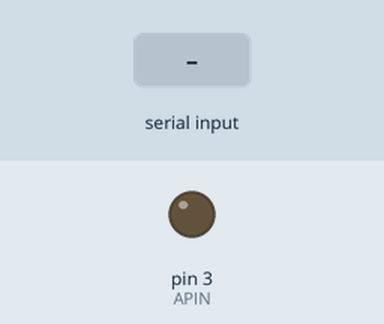
The sketch below on a simulated Arduino Uno, built with avr-gcc and run on an emulated ATmega328P. Parts: output pins drawn as LEDs (lit = HIGH). The inputs (shaded band) are chosen by the test bench.

Above: at 1.2 s.
1.3 s: "90,45;" received over Serial
At 1.7 s:
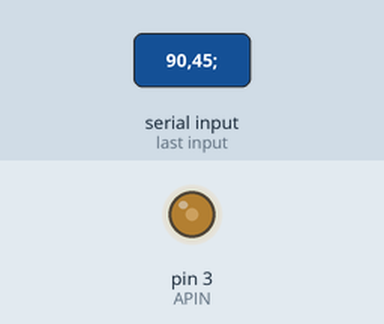
2.8 s: "30,150;" received over Serial
At 4.0 s:
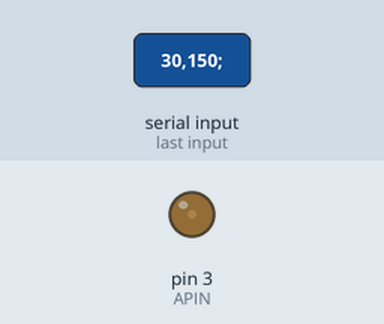
4.3 s: "200;" received over Serial
At 5.1 s:
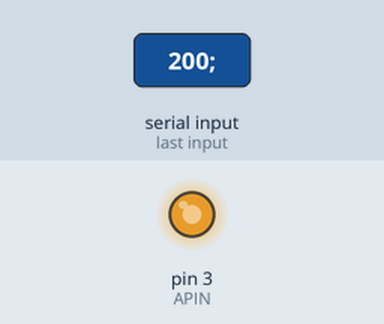
5.8 s: "90;" received over Serial
At 6.2 s:
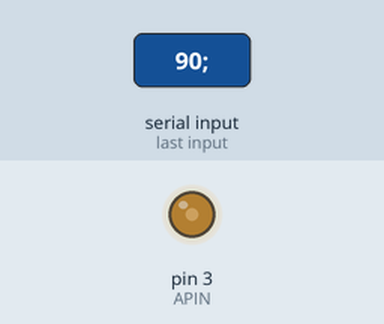
Timing chart, 0 to 8.3 s (numbered marks = the images above; inputs shaded):
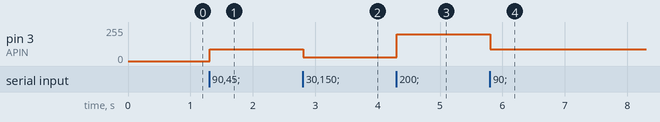

The sketch:

pwmtest.ino
```cpp
#include "furik.h"

#define APIN 3

int pwmVal = 0;

void setup() {
  Serial.begin(9600);
  pm(APIN, 1);
  aw(APIN, 255);
}

void loop() {
  String s = "";
  if (Serial.available() > 0) {
    s += Serial.readStringUntil(';');
    pwmVal = s.toInt();
  }
  aw(APIN, pwmVal);
}
```

furik.h
```cpp
// furik.h - a little Arduino code symplifying header ( macros )

// set and clear bit functions ( copied from original Arduino website)
// these functions are common for avr code
#ifndef cbi
  #define cbi(sfr, bit) (_SFR_BYTE(sfr) &= ~_BV(bit))
#endif
#ifndef sbi
  #define sbi(sfr, bit) (_SFR_BYTE(sfr) |= _BV(bit))
#endif

// basic arduino functions ...
#ifndef dly
  #define dly delay
#endif
#ifndef pm
  #define pm pinMode
#endif
#ifndef dw
  #define dw digitalWrite
#endif
#ifndef aw
  #define aw analogWrite
#endif
#ifndef dre
  #define dre digitalRead
#endif
#ifndef are
  #define are analogRead
#endif
```

Measured:
- after the input at 1.3 s, pin 3 (APIN): 0/255 → 90/255 at once
- after the input at 2.8 s, pin 3 (APIN): 90/255 → 30/255 at once
- after the input at 4.3 s, pin 3 (APIN): 30/255 → 200/255 at once
- after the input at 5.8 s, pin 3 (APIN): 200/255 → 90/255 at once
